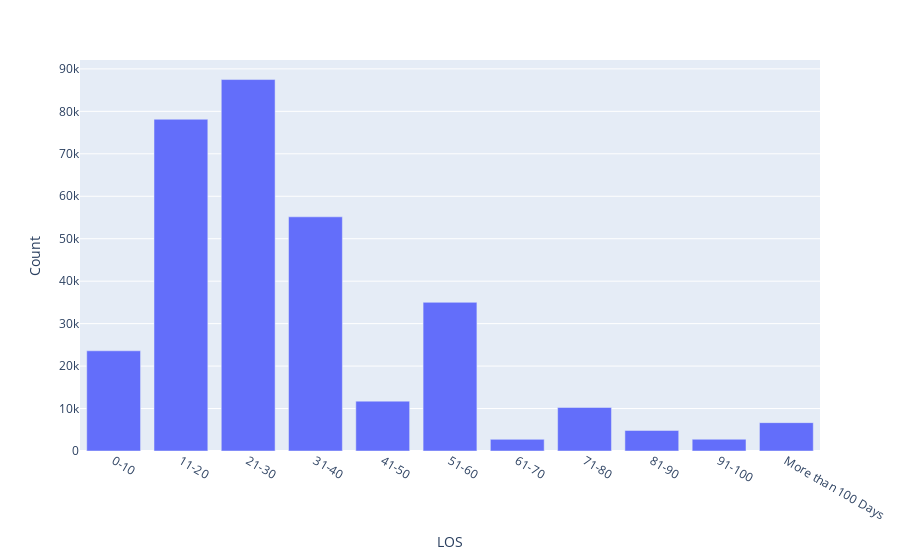

Notebook code cell kept with this figure:
### Code cell


### Figure 1 — Plotly figure (JSON) as saved in the notebook; plotly's stock layout.template omitted (floating-point values rounded to 4 significant figures)
{"data": [{"alignmentgroup": "True", "hovertemplate": "LOS=%{x}<br>Count=%{y}<extra></extra>", "legendgroup": "", "marker": {"color": "#636efa", "pattern": {"shape": ""}}, "name": "", "offsetgroup": "", "orientation": "v", "showlegend": false, "textposition": "auto", "type": "bar", "x": ["0-10", "11-20", "21-30", "31-40", "41-50", "51-60", "61-70", "71-80", "81-90", "91-100", "More than 100 Days"], "xaxis": "x", "y": [23604, 78139, 87491, 55159, 11743, 35018, 2744, 10254, 4838, 2765, 6683], "yaxis": "y"}], "layout": {"barmode": "relative", "legend": {"tracegroupgap": 0}, "margin": {"t": 60}, "xaxis": {"anchor": "y", "domain": [0, 1], "title": {"text": "LOS"}}, "yaxis": {"anchor": "x", "domain": [0, 1], "title": {"text": "Count"}}}}
